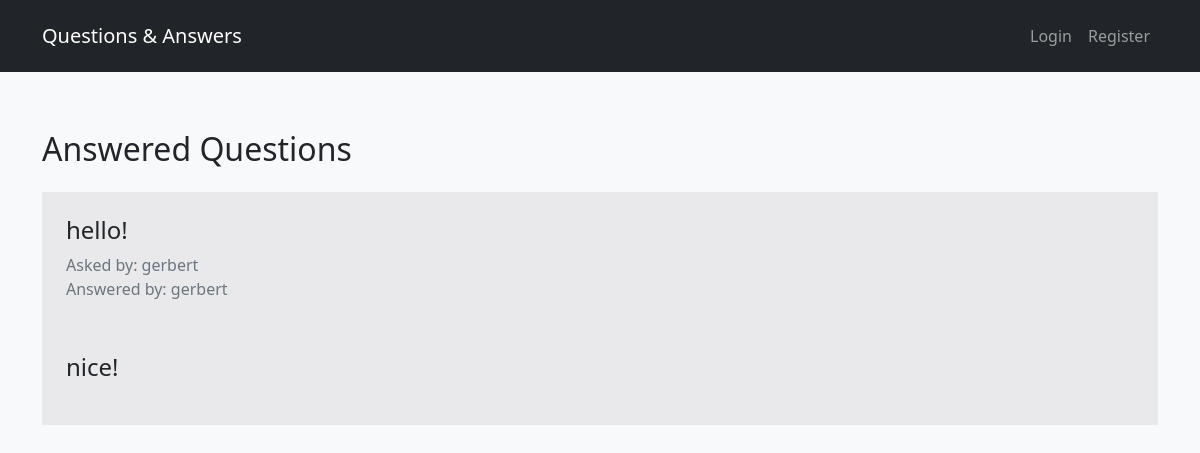
/answered_questions/8, run on an earlier commit of the app's database.
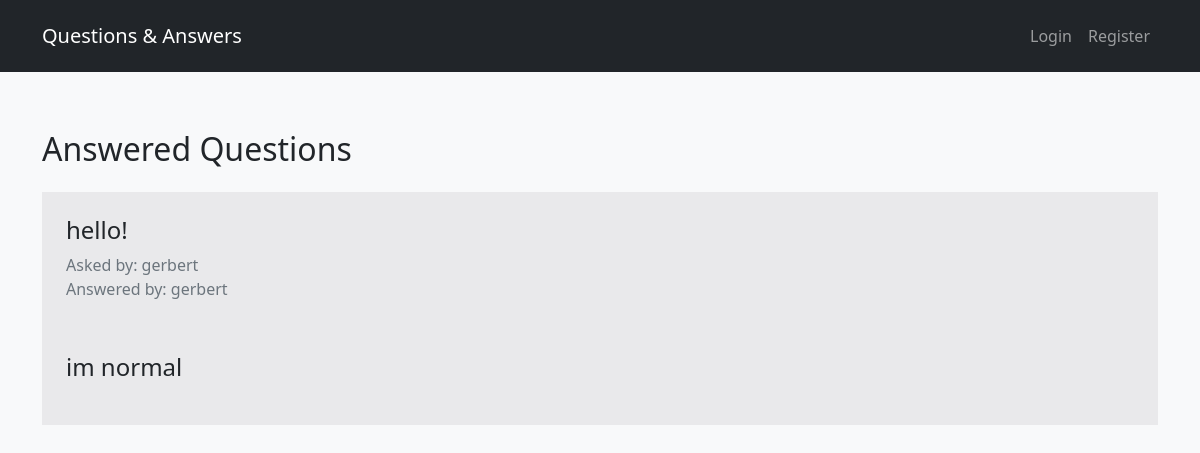
And on a later commit of the database.
### tables this page shows
CREATE TABLE question (
    id integer primary key autoincrement,
    id_expert integer not null,
    id_user integer not null,
    text_question text not null,
    answer text
);

### app.py (the view)
@app.route("/answered_questions/<id_question>")
def answered_questions(id_question):
    user = user_session()
    db = get_db()
    cur = db.execute("""
                    SELECT asker.user_name AS asker_name, expert.user_name AS expert_name, question.id AS id, question.text_question as text, question.answer as answer
                    FROM question
                        JOIN user AS asker ON question.id_user = asker.id
                        JOIN user AS expert ON question.id_expert = expert.id
                    WHERE question.answer IS NOT NULL and question.id = (?);
                """, [id_question])
    question = cur.fetchone()
    if question:
        return render_template("answered_question.html", user=user, question=question)
    return redirect(url_for("home"))

### app.py (called while the page is built, shortened)
def user_session():
    user_data = None
    return user_data

def connect_db():  # Подключение базы данных
    sql = sqlite3.connect("ask_db.db")
    sql.row_factory = sqlite3.Row
    return sql

def get_db():  # Получение базы данных
    if not hasattr(g, "sqlite3"):
        g.sqlite_db = connect_db()
    return g.sqlite_db

### templates/answered_question.html (shortened to what this page needs)
{% extends 'home.html' %}
{% block content %}
<h2 class="fw-light fs-2 mb-4">Answered Questions</h2>
<div class="d-flex flex-column">
    <div class="bg-dark p-4 " style="--bs-bg-opacity: .07;">
        <h4 class="fw-light fs-4">{{ question.text }}</h4>
        <span class="text-secondary">Asked by: {{ question.asker_name }}
        <br>
        Answered by: {{ question.expert_name }}</span>
        <p class="mt-5 fs-4">{{ question.answer }}</p>
    </div>
</div>
{% endblock %}

What changed in the data, as far as the page shows it:
changed question "hello!": answer "nice!" → "im normal"
